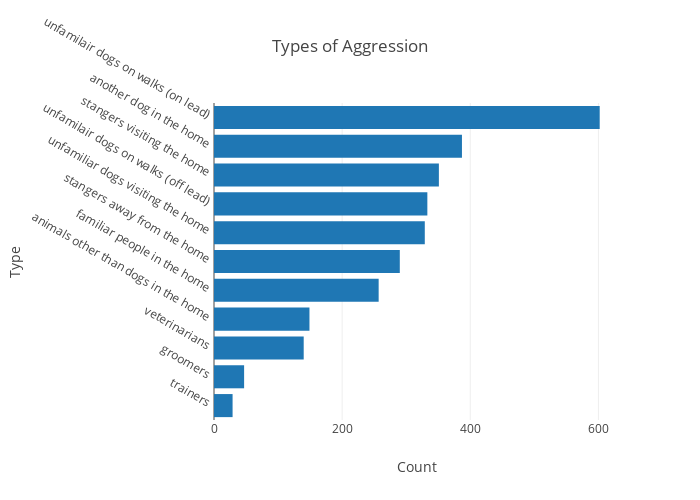

The notebook cell saved with this chart:
### Markdown cell above
### 3.3 Aggression

### Code cell
# Create the necessary dataframe.
query = ('SELECT question_reason_for_part_3, q03_main_1, q03_main_2, q03_main_3, '
         'q03_main_4, q03_main_5, q03_main_6, q03_main_7, q03_main_8, q03_main_9, '
         'q03_main_10, q03_main_11 FROM users JOIN dogs '
         'USING(record_id)')
df = pd.read_sql_query(query, con)
df.columns = ['suspicion', 'familiar people in the home', 'stangers visiting the home',
              'stangers away from the home', 'another dog in the home',
              'unfamiliar dogs visiting the home', 'unfamilair dogs on walks (off lead)',
              'unfamilair dogs on walks (on lead)', 'veterinarians', 'trainers', 'groomers',
              'animals other than dogs in the home']

# Remove biased results and discard suspicion column.
df = df[df['suspicion'] == '0']
df.drop('suspicion', axis=1, inplace=True)

# Convert columns to integer type.
for col in df:
    df[col] = pd.to_numeric(df[col])

# Get individual behavior problem counts and display as a table.
sums = df.sum()
sums = sums.sort_values(ascending=True)

# Generate a bar graph.
data = [go.Bar(x=sums.values,
                y=sums.index.values,
                orientation='h')]
layout = go.Layout(title='Types of Aggression',
                   xaxis=dict(title='Count'),
                   yaxis=dict(title='Type',
                              automargin=True,
                              tickangle=30,
                              tickprefix=' ',
                              ticksuffix=' '),
                   width=700,
                   height=500
                  )
fig = dict(data=data, layout=layout)
py.iplot(fig)

### Figure 1 — Plotly figure (JSON) as saved in the notebook; plotly's stock layout.template omitted (floating-point values rounded to 4 significant figures)
{"data": [{"orientation": "h", "type": "bar", "x": [29, 47, 140, 149, 257, 290, 329, 333, 351, 387, 602], "y": ["trainers", "groomers", "veterinarians", "animals other than dogs in the home", "familiar people in the home", "stangers away from the home", "unfamiliar dogs visiting the home", "unfamilair dogs on walks (off lead)", "stangers visiting the home", "another dog in the home", "unfamilair dogs on walks (on lead)"]}], "layout": {"height": 500, "title": "Types of Aggression", "width": 700, "xaxis": {"title": "Count"}, "yaxis": {"automargin": true, "tickangle": 30, "tickprefix": " ", "ticksuffix": " ", "title": "Type"}}}
